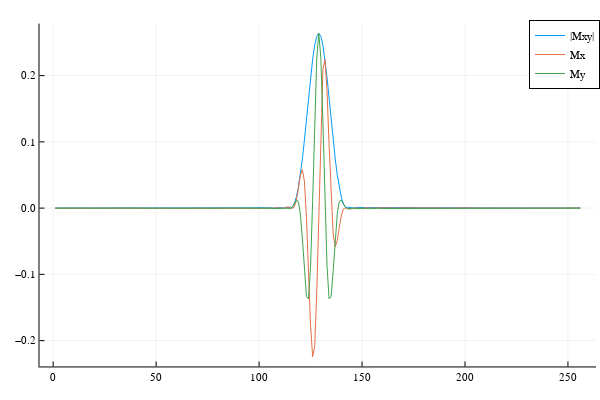

Notebook source saved alongside this figure:
### Code cell
# Simulate to check that magnitude is same as BlochSim.jl, and get target pattern to recover the pulse
Mxd = zeros(nx, 1)
Myd = zeros(nx, 1)
Mzd = zeros(nx, 1)
Mx0 = 0
My0 = 0
Mz0 = 1.0
for ii = 1 : nx
    rfg = [rf * dt / 1000 * GAMMA; gamp * x[ii] * GAMMA * dt / 1000; Mx0; My0; Mz0];
    M = myBlochSim(rfg)
    Mxd[ii] = M[1]
    Myd[ii] = M[2]
    Mzd[ii] = M[3]
end
plot(abs.(Complex.(Mxd, Myd)), label="|Mxy|")
plot!(Mxd, label="Mx")
plot!(Myd, label="My")

### Figure 1 — Plotly figure (JSON) as saved in the notebook; plotly's stock layout.template omitted (floating-point values rounded to 4 significant figures; data arrays with more than 128 entries replaced by an {"elided": "..."} marker saying what was removed)
{"data": [{"colorbar": {"title": ""}, "legendgroup": "|Mxy|", "line": {"color": "rgba(0, 154, 250, 1.000)", "dash": "solid", "shape": "linear", "width": 1}, "mode": "lines", "name": "|Mxy|", "showlegend": true, "type": "scatter", "x": {"elided": "256 int values"}, "xaxis": "x", "y": {"elided": "256 float values"}, "yaxis": "y", "zmax": null, "zmin": null}, {"colorbar": {"title": ""}, "legendgroup": "Mx", "line": {"color": "rgba(227, 111, 71, 1.000)", "dash": "solid", "shape": "linear", "width": 1}, "mode": "lines", "name": "Mx", "showlegend": true, "type": "scatter", "x": {"elided": "256 int values"}, "xaxis": "x", "y": {"elided": "256 float values"}, "yaxis": "y", "zmax": null, "zmin": null}, {"colorbar": {"title": ""}, "legendgroup": "My", "line": {"color": "rgba(62, 164, 78, 1.000)", "dash": "solid", "shape": "linear", "width": 1}, "mode": "lines", "name": "My", "showlegend": true, "type": "scatter", "x": {"elided": "256 int values"}, "xaxis": "x", "y": {"elided": "256 float values"}, "yaxis": "y", "zmax": null, "zmin": null}], "layout": {"annotations": [], "height": 400, "legend": {"bgcolor": "rgba(255, 255, 255, 1.000)", "bordercolor": "rgba(0, 0, 0, 1.000)", "borderwidth": 1, "font": {"color": "rgba(0, 0, 0, 1.000)", "family": "sans-serif", "size": 11}, "title": {"font": {"color": "rgba(0, 0, 0, 1.000)", "family": "sans-serif", "size": 15}, "text": ""}, "tracegroupgap": 0, "traceorder": "normal", "x": 1, "xanchor": "auto", "y": 1, "yanchor": "auto"}, "margin": {"b": 20, "l": 0, "r": 0, "t": 20}, "paper_bgcolor": "rgba(255, 255, 255, 1.000)", "plot_bgcolor": "rgba(255, 255, 255, 1.000)", "showlegend": true, "width": 600, "xaxis": {"anchor": "y", "domain": [0.06582, 0.9934], "gridcolor": "rgba(0, 0, 0, 0.100)", "gridwidth": 0.5, "linecolor": "rgba(0, 0, 0, 1.000)", "mirror": false, "range": [-6.65, 263.6], "showgrid": true, "showline": true, "showticklabels": true, "tickangle": 0, "tickcolor": "rgb(0, 0, 0)", "tickfont": {"color": "rgba(0, 0, 0, 1.000)", "family": "sans-serif", "size": 11}, "tickmode": "array", "ticks": "inside", "ticktext": ["0", "50", "100", "150", "200", "250"], "tickvals": [0, 50, 100, 150, 200, 250], "title": "", "titlefont": {"color": "rgba(0, 0, 0, 1.000)", "family": "sans-serif", "size": 15}, "type": "-", "visible": true, "zeroline": false, "zerolinecolor": "rgba(0, 0, 0, 1.000)"}, "yaxis": {"anchor": "x", "domain": [0.03762, 0.9902], "gridcolor": "rgba(0, 0, 0, 0.100)", "gridwidth": 0.5, "linecolor": "rgba(0, 0, 0, 1.000)", "mirror": false, "range": [-0.239, 0.2786], "showgrid": true, "showline": true, "showticklabels": true, "tickangle": 0, "tickcolor": "rgb(0, 0, 0)", "tickfont": {"color": "rgba(0, 0, 0, 1.000)", "family": "sans-serif", "size": 11}, "tickmode": "array", "ticks": "inside", "ticktext": ["−0.2", "−0.1", "0.0", "0.1", "0.2"], "tickvals": [-0.2, -0.1, 0, 0.1, 0.2], "title": "", "titlefont": {"color": "rgba(0, 0, 0, 1.000)", "family": "sans-serif", "size": 15}, "type": "-", "visible": true, "zeroline": false, "zerolinecolor": "rgba(0, 0, 0, 1.000)"}}}
